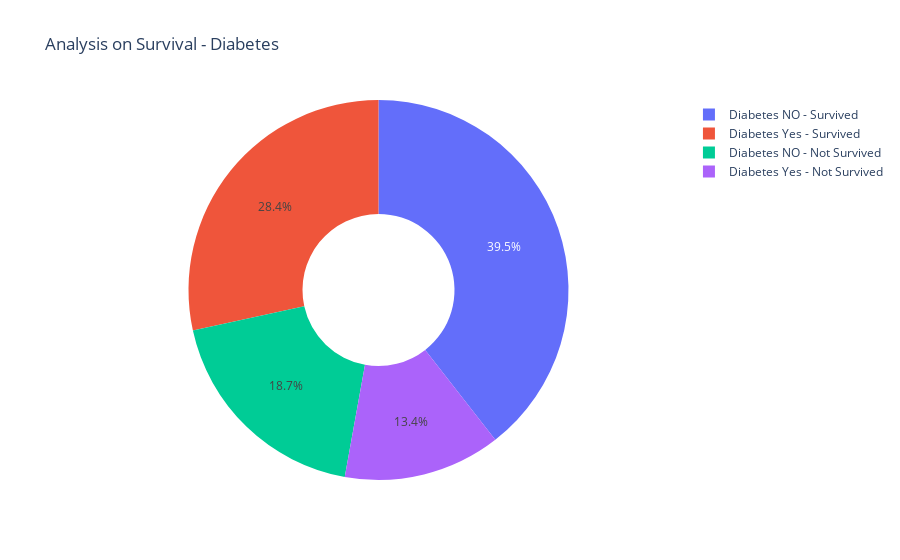

Here is the notebook cell this chart was saved with:
### Code cell
diabetes_yes = hf[hf['diabetes']==1]
diabetes_no = hf[hf['diabetes']==0]
diabetes_yes_survi = diabetes_yes[hf["DEATH_EVENT"]==0]
diabetes_yes_not_survi = diabetes_yes[hf["DEATH_EVENT"]==1]
diabetes_no_survi = diabetes_no[hf["DEATH_EVENT"]==0]
diabetes__no_not_survi = diabetes_no[hf["DEATH_EVENT"]==1]

labels = ['Diabetes Yes - Survived','Diabetes Yes - Not Survived', 'Diabetes NO - Survived', 'Diabetes NO - Not Survived']
values = [len(diabetes_yes[hf["DEATH_EVENT"]==0]),len(diabetes_yes[hf["DEATH_EVENT"]==1]),
          len(diabetes_no[hf["DEATH_EVENT"]==0]),len(diabetes_no[hf["DEATH_EVENT"]==1])]
fig = go.Figure(data=[go.Pie(labels=labels, values=values, hole=.4)])
fig.update_layout(
    title_text="Analysis on Survival - Diabetes")
fig.show()

### Figure 1 — Plotly figure (JSON) as saved in the notebook; plotly's stock layout.template omitted (floating-point values rounded to 4 significant figures)
{"data": [{"hole": 0.4, "labels": ["Diabetes Yes - Survived", "Diabetes Yes - Not Survived", "Diabetes NO - Survived", "Diabetes NO - Not Survived"], "values": [85, 40, 118, 56], "type": "pie"}], "layout": {"title": {"text": "Analysis on Survival - Diabetes"}}}
